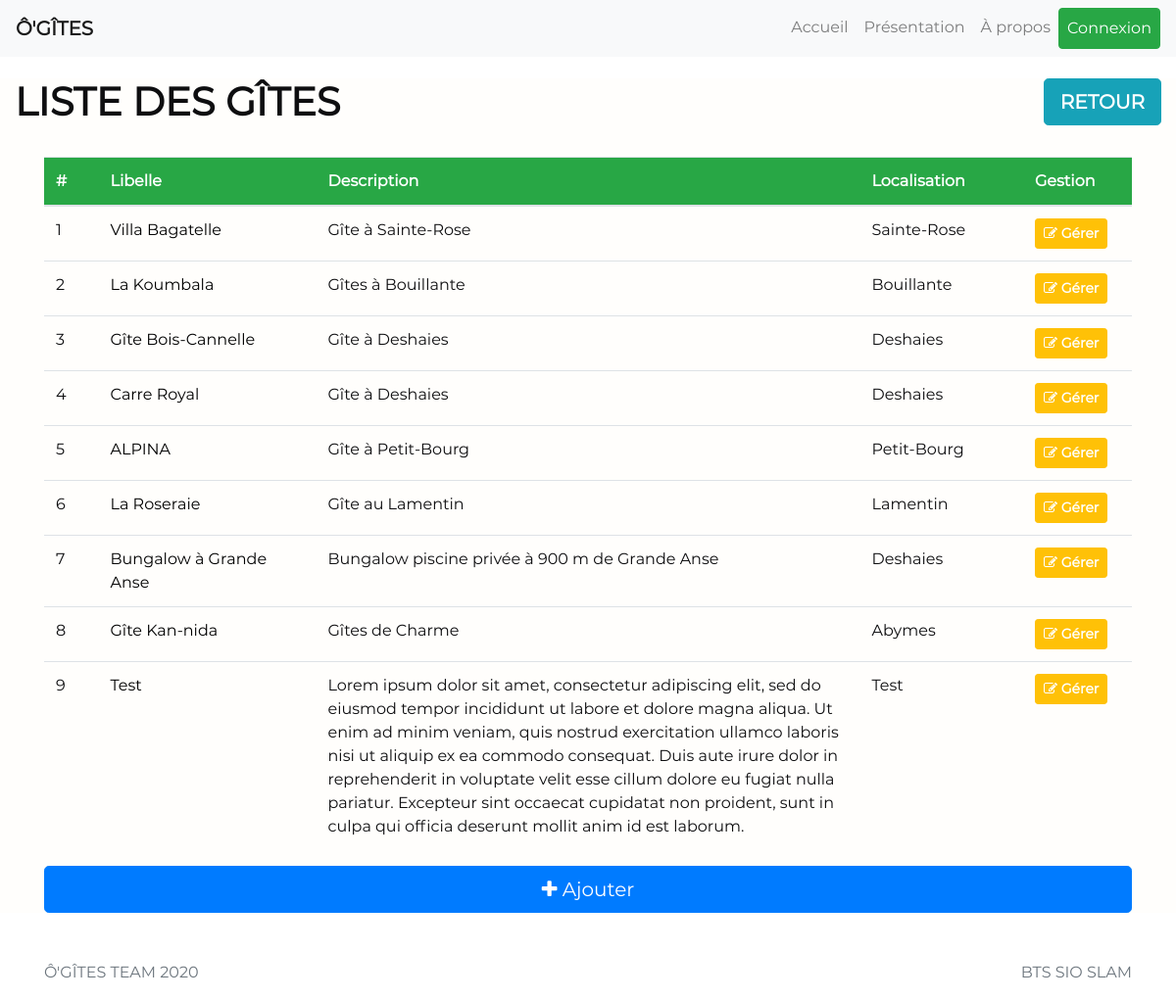
The page /admin/liste_gite.php on the database as committed earlier.
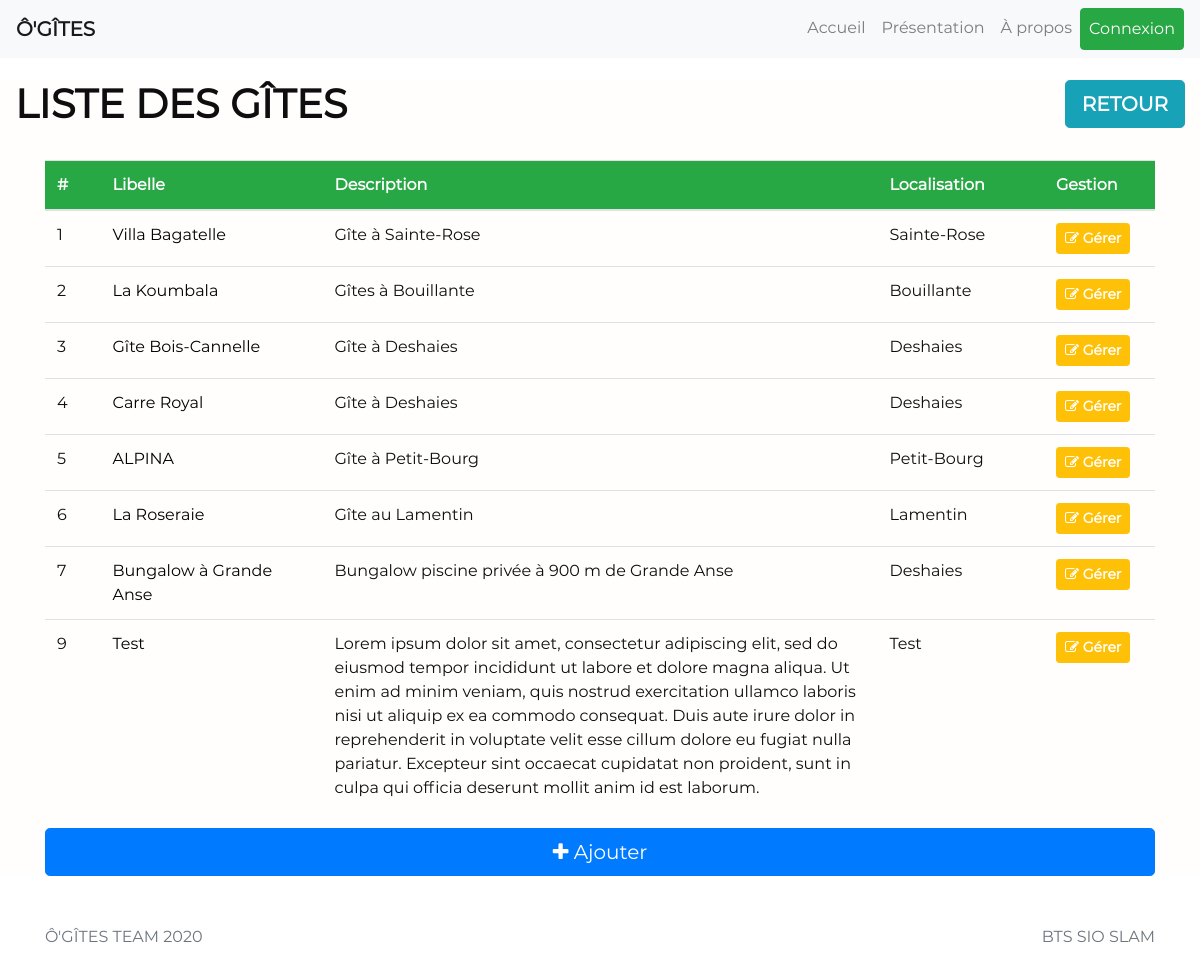
The same page on the database as committed later.
### tables this page shows
CREATE TABLE `gites` (
  `id_gites` int(11) NOT NULL,
  `libelle` text NOT NULL,
  `description` text NOT NULL,
  `localisation` text NOT NULL,
  `link_url` text NOT NULL,
  `nb_personnes_max` int(11) NOT NULL
);

### admin/liste_gite.php (the view, shortened to what this page needs)
<?php
    require_once 'head.php';
    require_once 'config_admin.php';
    header_admin(0);
?>
<main role="main" class="flex-shrink-0">
    <div class="container-fluid" id="index">
        <h1 style="float: left;"><strong>LISTE DES GÎTES</strong></h1>
        <a href="index.php" class="btn btn-info btn-lg" style="float: right;"><strong class="white">RETOUR</strong></a>
        <div class="container">
            <?php
            $SQLParam = "SELECT * FROM gites";
            $Myresult = $pdo->query($SQLParam);
            $Myresult->setFetchMode(PDO::FETCH_ASSOC);
            $nb_gites = $Myresult->rowCount();
            if ($nb_gites > 0)
            {
            ?>
            <br>
            <table class="table table-hover" style="width: 100%;">
                <thead>
                    <tr class="bg-success">
                        <th class="white" style="width: 5%;">#</th>
                        <th class="white" style="width: 20%;">Libelle</th>
                        <th class="white">Description</th>
                        <th class="white" style="width: 15%;">Localisation</th>
                        <th class="white" style="width: 10%;">Gestion</th>
                    </tr>
                </thead>
                <tbody>
                    <?php
                    while ($info_gites = $Myresult->fetch())
                    {
                    ?>
                    <tr>
                        <td><?php echo $info_gites["id_gites"]; ?></td>
                        <td><a href="<?php echo $info_gites["link_url"]; ?>" class="black"><?php echo $info_gites["libelle"]; ?></a></td>
                        <td><?php echo $info_gites["description"]; ?></td>
                        <td><?php echo $info_gites["localisation"]; ?></td>
                        <td><a href="gerer_gite.php?id_gites=<?php echo $info_gites['id_gites']; ?>" class="btn btn-warning btn-sm"><i class="fa fa-edit white"></i><strong> <span class="white">Gérer</span></strong></a></td>
                    </tr>
                    <?php
                    }
                    ?>
                </tbody>
            </table>
            <?php
            }
            else
            {
            ?>
            <h3 align="center">Aucun gîte dans la base de données.</h3>
            <br>
            <?php
            }
            ?>
            <a href="ajout_gite.php?origin=list" class="btn btn-primary btn-lg btn-block"><i class="fa fa-plus white"></i> Ajouter</a>
        </div>
    </div>
</main>
<?php
	require_once '../footer.php';
?>

### admin/head.php (shortened to what this page needs)
<!doctype html>
<html lang="fr" class="h-100">
<head>
    <link rel="stylesheet" href="admin_style.css">
    <link href="https://cdnjs.cloudflare.com/ajax/libs/bootstrap-datepicker/1.7.1/css/bootstrap-datepicker3.css" rel="stylesheet" id="bootstrap-css">
    <link href="../assets/bootstrap-4.2.1-dist/css/bootstrap.min.css" rel="stylesheet">
    <link href="../css/custom.css" rel="stylesheet">
    <link href="../css/main.css" rel="stylesheet">
    <link href="../font-awesome-4.7.0/css/font-awesome.min.css" rel="stylesheet">
    <link rel="stylesheet" href="../scss/slideshow.scss" />
    <link rel="stylesheet" type="text/css" href="../assets/DataTables/datatables.min.css"/>
</head>
<body class="d-flex flex-column h-100">

### admin/config_admin.php (shortened to what this page needs)
<?php
function header_admin($onglet)
{
?>
    <header>
          <nav class="navbar navbar-expand-md navbar-light bg-light fixed-top">
            <strong><a class="navbar-brand" href="/ogites2/index.php">Ô'GÎTES</a></strong>
            <div class="collapse navbar-collapse" id="navbarsExampleDefault">
                  <ul class="navbar-nav ml-auto">
                    <?php
                    switch ($onglet)
                    {
                        case 0:
                            ?>
                            <li class="nav-item">
                                  <a class="nav-link" href="/ogites2/admin/index.php">Accueil <span class="sr-only">(current)</span></a>
                            </li>
                            <li class="nav-item">
                                  <a class="nav-link" href="/ogites2/presentation.php">Présentation</a>
                            </li>
                            <li class="nav-item">
                                  <a class="nav-link" href="/ogites2/about.php">À propos</a>
                            </li>
                            <?php
                        break;
                            ?>
                            <?php
                    }
                    if (isset($_SESSION['id_users']) AND isset($_SESSION['pseudo']))
                    {
                    ?>
                    <li class="nav-item">
                        <a href="/ogites2/all_reservation.php" class="nav-link">Mes réservations</a>
                    </li>
                    <li class="nav-item">
                        <a class="nav-link" href="/ogites2/login-system/param.php">Mon Compte</a>
                    </li>
                    <li class="nav-item">
                        <a class="nav-link" href="/ogites2/login-system/deconnexion.php"><i class="fa fa-sign-out"></i></a>
                    </li>
                    <?php
                    }
                    else
                    {
                    ?>
                    <li class="nav-item">
                          <a class="nav-link btn btn-success" href="/ogites2/login-system/connexion.php"><span style="color:white;">Connexion</span></a>
                    </li>
                    <?php
                    }
                    ?>
                  </ul>
            </div>
        </nav>
</header>
<?php
}
?>

### footer.php (shortened to what this page needs)
<footer class="footer mt-auto py-3">
  <div class="container">
    <span class="text-muted" style="float: left;">Ô'GÎTES TEAM 2020</span>
    <span class="text-muted" style="float: right;">BTS SIO SLAM</span>
  </div>
</footer>
  </body>
</html>

### admin/admin_style.css (style rules this page uses)
.white { color:#fff; }
.black { color:#000; }

### css/custom.css (style rules this page uses)
body { padding-top: 5rem; }
.footer > .container { padding-right: 15px; padding-left: 15px; }

### css/main.css (style rules this page uses)
* { font-family: 'Montserrat'; color: #0E0E10; }
#index { background-color: #FFFEFC; }

Rows that differ between the two databases and show on the page:
removed gites: id_gites "8", libelle "Gîte Kan-nida", description "Gîtes de Charme", localisation "Abymes"
